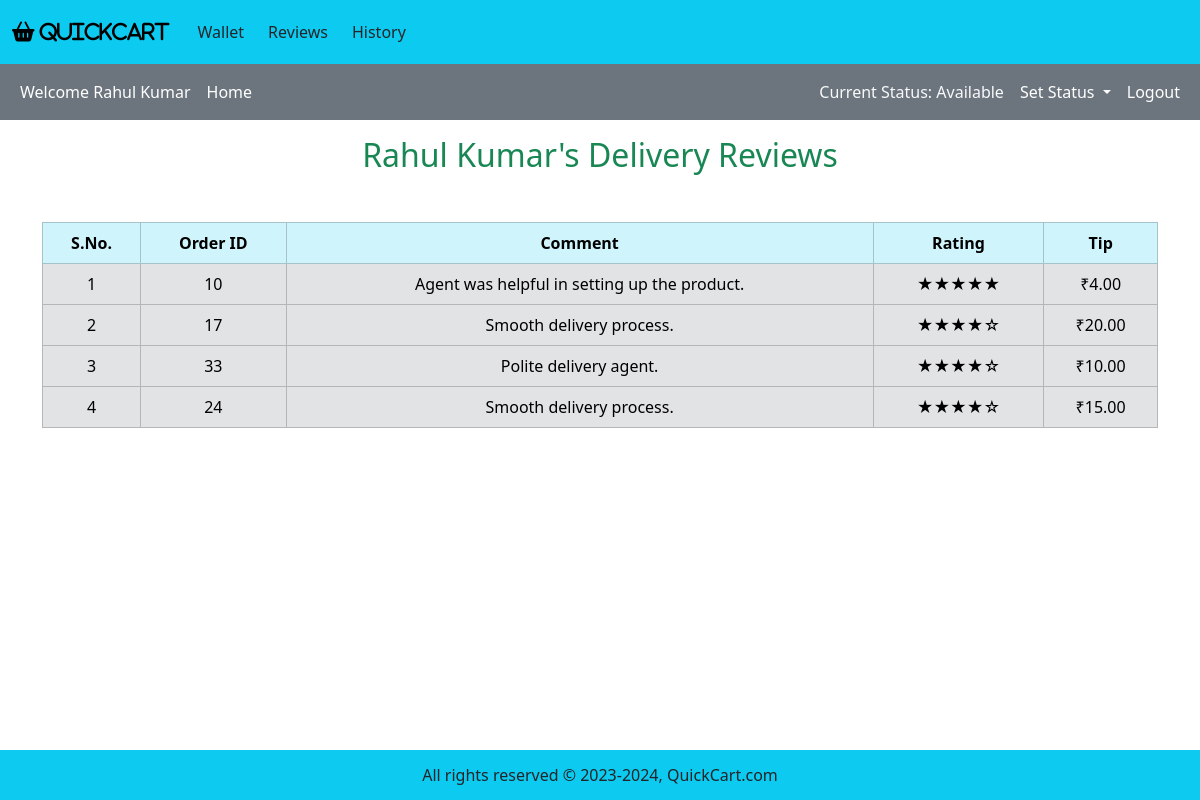
Page /agent_mode/index.php?agent_id=1&agent_reviews on the earlier database version.
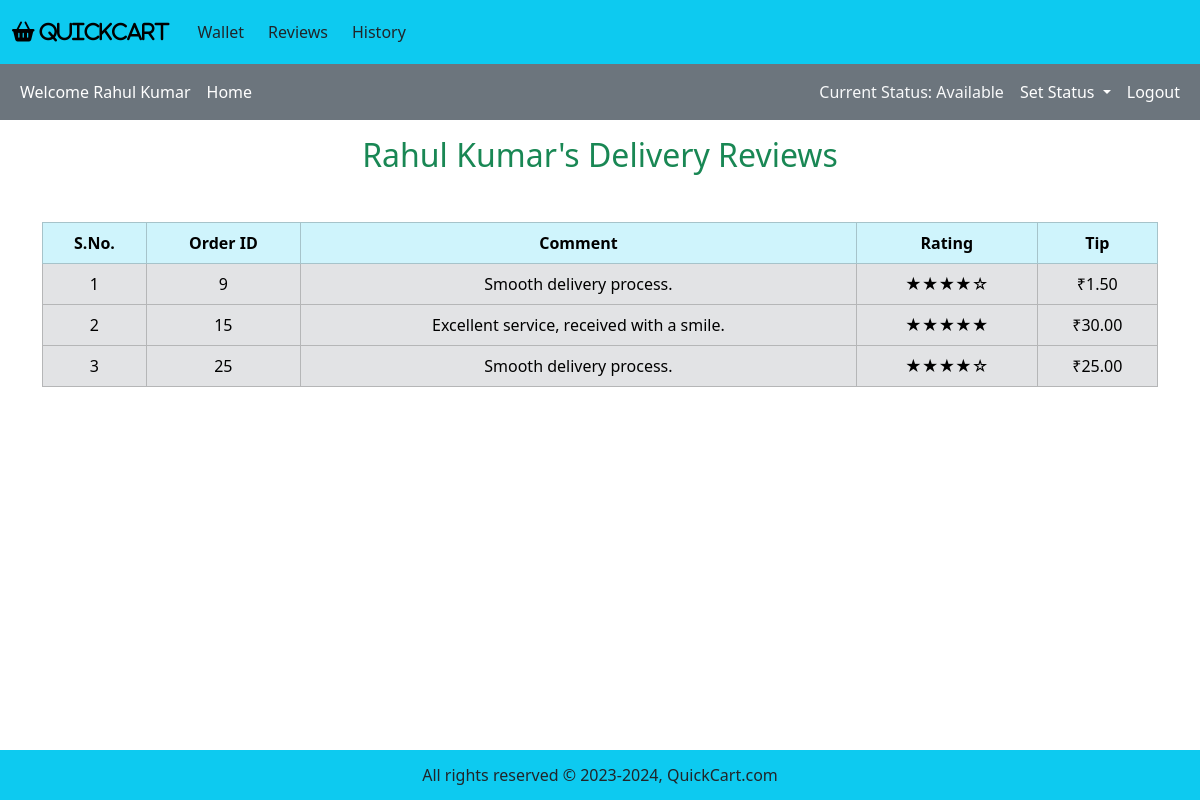
Same page on the later database version.
### tables this page shows
CREATE TABLE IF NOT EXISTS DeliveryReview (
	deliveryReviewID INT NOT NULL, 
    orderID INT NOT NULL,
    agentID INT NOT NULL,
    comment TEXT,
    rating INT DEFAULT 5 CHECK (rating >= 1 AND rating <= 5),
    tip DECIMAL(10, 2) DEFAULT 0,
    FOREIGN KEY (orderID) REFERENCES `order`(orderID) ON DELETE CASCADE,
    FOREIGN KEY (agentID) REFERENCES deliveryAgent(agentID) ON DELETE CASCADE 
     
);

### agent_mode/agent_reviews.php (the view, shortened to what this page needs)
<?php
$fetch_dreview = "SELECT * FROM DeliveryReview WHERE agentID = $agent_id;";
$result_fetch = mysqli_query($con, $fetch_dreview);
$num_of_rows = mysqli_num_rows($result_fetch);
if ($num_of_rows == 0) {
    echo "<h2 class='text-center text-danger'> No Delivery Reviews have been submitted by the customers! </h2>";
} else {
    ?>
        <h2 class="text-center text-success"><?php echo "$agent_name's Delivery Reviews"; ?></h2>
    <table class="table table-bordered mt-5">
        <thead class="table-info text-center text-white">
            <tr>
                <th>S.No.</th>
                <th>Order ID</th>
                <th>Comment</th>
                <th>Rating</th>
                <th>Tip</th>
            </tr>
        </thead>
        <tbody class="table-secondary text-white">
            <?php
            $fetch_dreview = "SELECT * FROM DeliveryReview WHERE agentID = $agent_id;";
            $result_fetch = mysqli_query($con, $fetch_dreview);
            $count = 1;
            while ($fetch_row = mysqli_fetch_assoc($result_fetch)) {
                $order_id = $fetch_row["orderID"];
                $comment = $fetch_row['comment'];
                $rating = $fetch_row['rating'];
                $tip = $fetch_row['tip'];
                ?>
                <tr class='text-center align-middle'>
                    <td>
                        <?php echo $count++; ?>
                    </td>
                    <td>
                        <?php echo $order_id; ?>
                    </td>
                    <td>
                        <?php echo $comment; ?>
                    </td>
                    <td>
                        <?php
                        $stars = '';
                        $filledStars = intval($rating);
                        $emptyStars = 5 - $filledStars;
                        for ($i = 0; $i < $filledStars; $i++) {
                            $stars .= '★';
                        }
                        for ($i = 0; $i < $emptyStars; $i++) {
                            $stars .= '☆';
                        }
                        echo $stars;
                        ?>
                    </td>
                    <td>
                        <?php echo "₹$tip"; ?>
                    </td>
                </tr>
                <?php
            }
            ?>
        </tbody>
    </table>
    <?php
}
?>

Differences in the rows shown:
no longer on this page (row edited): deliveryreview: orderID "10", comment "Agent was helpful in setting up the product.", stars "★★★★★", tip "4.00"
no longer on this page (row edited): deliveryreview: orderID "17", comment "Smooth delivery process.", stars "★★★★☆", tip "20.00"
no longer on this page (row edited): deliveryreview: orderID "33", comment "Polite delivery agent.", stars "★★★★☆", tip "10.00"
no longer on this page (row edited): deliveryreview: orderID "24", comment "Smooth delivery process.", stars "★★★★☆", tip "15.00"
now on this page (row edited): deliveryreview: orderID "9", comment "Smooth delivery process.", stars "★★★★☆", tip "1.50"
now on this page (row edited): deliveryreview: orderID "15", comment "Excellent service, received with a smile.", stars "★★★★★", tip "30.00"
now on this page (row edited): deliveryreview: orderID "25", comment "Smooth delivery process.", stars "★★★★☆", tip "25.00"
